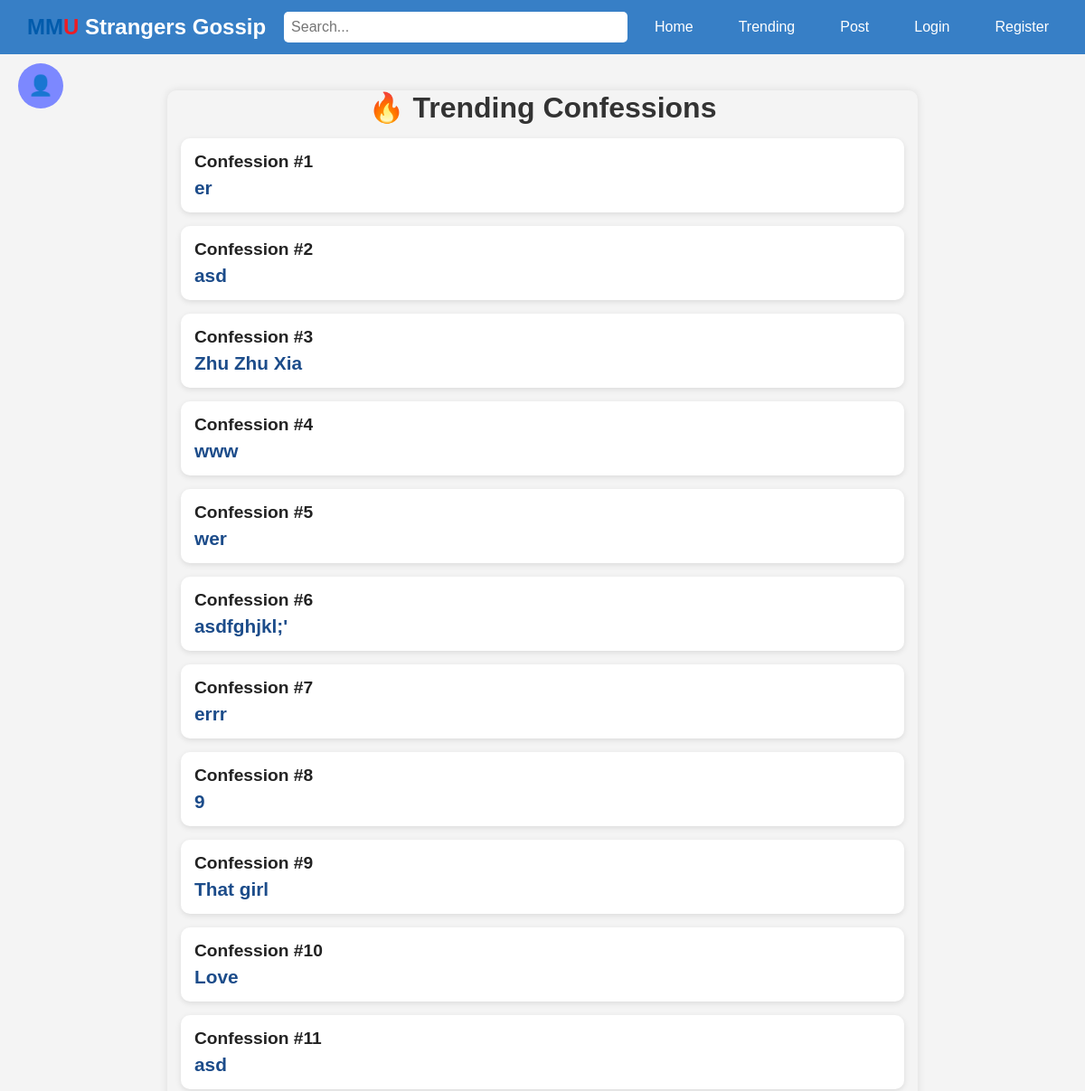
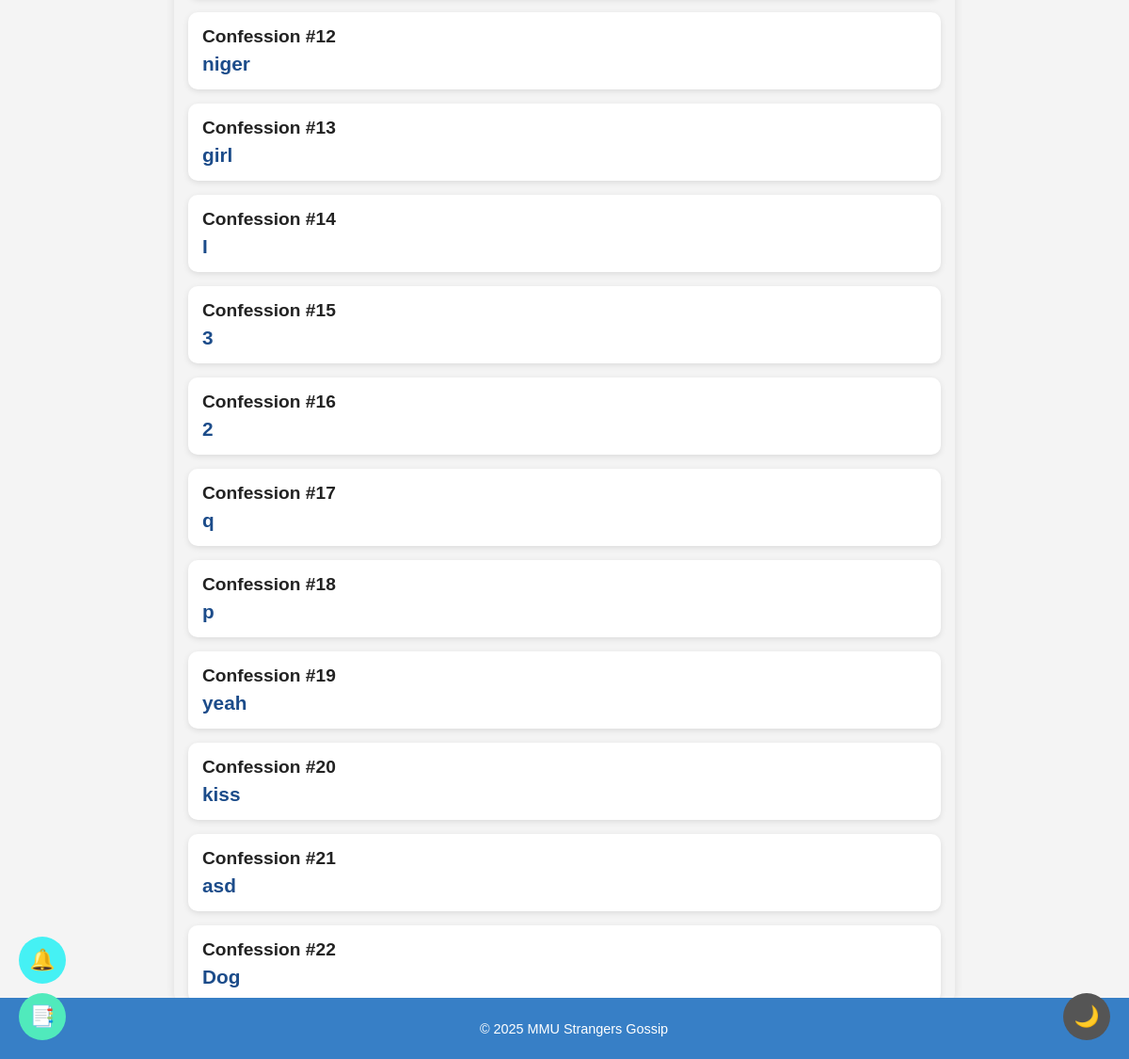
The page /trending/ on the database its author committed (2 pictures, top to bottom).
### confession/models.py (models this page shows, shortened)
class Post(models.Model):
    title = models.CharField(max_length=255)
    content = models.TextField(blank=False)
    created_at = models.DateTimeField(auto_now_add=True)
    user = models.ForeignKey(User, on_delete=models.SET_NULL, null=True, blank=True)
    update_at = models.DateTimeField(auto_now=True)
    likes_count = models.IntegerField(default=0)
    saved_count = models.IntegerField(default=0)
    report = GenericRelation('Report', related_query_name='post')
    views = models.PositiveIntegerField(default=0)
    session_key = models.CharField(max_length=40, default='anonymous_default_key')

### confession/views.py (the view)
# urls.py: path('trending/', views.trending_view, name='trending'),
def trending_view(request):
    trending_posts = Post.objects.annotate(
        like_count=Count('likes')
    ).order_by('-like_count', '-created_at')[:50]
    return render(request, 'confession/trending.html', {'trending_posts': trending_posts})

### confession/templates/confession/trending.html (shortened to what this page needs)
{% load static %}
<!DOCTYPE html>
<html lang="en">
<head>
  <link rel="stylesheet" href="{% static 'css/styles.css' %}" />
</head>
<body>
  <div class="top-nav">
    <div class="logo">
      <a href="{% url 'index' %}">
        <span style="color:#005BAC;">M</span><span style="color:#005BAC;">M</span><span style="color:#ED1C24;">U</span> Strangers Gossip
      </a>
    </div>
    <form method="GET" action="{% url 'search' %}" class="search-container">
    </form>
    <div class="nav-links">
      <a href="{% url 'index' %}">Home</a>
      <a href="{% url 'trending' %}">Trending</a>
      <a href="{% url 'post_confession' %}">Post</a>
      {% if user.is_authenticated %}
        <a href="{% url 'logout' %}">Logout</a>
      {% else %}
        <a href="{% url 'login' %}">Login</a>
        <a href="{% url 'register' %}">Register</a>
      {% endif %}
    </div>
  </div>
  {% include 'confession/navbar.html' %}
  <div class="container">
    <h2 class="page-title">🔥 Trending Confessions</h2>
    {% for post in trending_posts %}
      <a href="{% url 'full_post' post.id %}" style="text-decoration: none; color: inherit;">
        <div class="post-card">
          <div style="text-align: left;">
            <p>Confession #{{ forloop.counter }}</p>
            <h3>{{ post.title }}</h3>
          </div>
        </div>
      </a>
    {% empty %}
      <p>No trending posts found.</p>
    {% endfor %}
  </div>
  {% include 'confession/floating_buttons.html' %}
  {% include 'confession/footer.html' %}
</body>
</html>

### confession/templates/confession/navbar.html (shortened to what this page needs)
<div class="top-nav">
  <div class="logo">
    <a href="{% url 'index' %}">
      <span style="color:#005BAC;">M</span><span style="color:#005BAC;">M</span><span style="color:#ED1C24;">U</span> Strangers Gossip
    </a>
  </div>
  <form method="GET" action="{% url 'search' %}" class="search-container">
    <input type="text" name="q" placeholder="Search..." required>
  </form>
  <div class="nav-links">
    <a href="{% url 'index' %}">Home</a>
    <a href="{% url 'trending' %}">Trending</a>
    <a href="{% url 'post_confession' %}">Post</a>
    {% if user.is_authenticated %}
      <a href="{% url 'logout' %}">Logout</a>
    {% else %}
      <a href="{% url 'login' %}">Login</a>
      <a href="{% url 'register' %}">Register</a>
    {% endif %}
  </div>
</div>

### confession/templates/confession/floating_buttons.html (shortened to what this page needs)
<button class="floating-btn" id="themeToggle">🌙</button>
<button class="floating-btn" id="notifBtn" onclick="location.href='{% url 'get_notifications' %}'">🔔</button>
<button class="floating-btn" id="bookmarkBtn" onclick="location.href='{% url 'bookmark_page' %}'">📑</button>
<button class="floating-btn" id="profileBtn" onclick="location.href='{% url 'profile' %}'">👤</button>

### confession/templates/confession/footer.html
<footer>
  <p>© 2025 MMU Strangers Gossip</p>
</footer>

### confession/static/css/styles.css (style rules this page uses)
body { margin: 0; padding: 0; font-family: Arial, sans-serif; background-color: #f4f4f4; color: #333; transition: background-color 0.3s, color 0.3s; }
.top-nav { display: flex; justify-content: space-between; align-items: center; background-color: #377FC6; padding: 10px 20px !important; position: fixed; width: 100%; top: 0; z-index: 1000; box-sizing: border-box; height: 60px !important; flex-wrap: wrap; }
.logo a { font-size: 1.5rem; font-weight: bold; color: white; text-decoration: none; padding: 5px 10px; line-height: 1.2; }
.search-container { flex-grow: 1; margin: 0 15px; max-width: 500px; }
.search-container input { width: 100%; padding: 8px; font-size: 1rem; border-radius: 5px; border: none; background-color: white; color: black; }
.nav-links { display: flex; gap: 10px; align-items: center; }
.nav-links a { color: white; text-decoration: none; font-size: 1rem; padding: 5px 10px; }
.container { max-width: 800px; margin: 100px auto 40px; padding: 20px; background: white; text-align: center; border-radius: 10px; box-shadow: 0 0 10px rgba(0,0,0,0.1); }
.container h1, .container h2 { font-size: 2rem; font-weight: bold; margin-bottom: 10px; }
.post-card { background-color: white; border-radius: 10px; box-shadow: 0 2px 6px rgba(0, 0, 0, 0.1); padding: 20px; margin-bottom: 20px; transition: transform 0.3s, background-color 0.3s; }
.post-card h2, .post-card h3 { color: #1c4c8a; margin: 0 0 10px; }
.post-card p { color: #444; }
button, .btn { padding: 8px 14px; border: none; border-radius: 6px; font-size: 1rem; cursor: pointer; background-color: #377FC6; color: white; transition: background-color 0.2s ease; }
footer { background-color: #377FC6; color: white; padding: 10px; text-align: center; font-size: 0.9rem; position: relative; bottom: 0; width: 100%; }
textarea, input[type="text"], input[type="password"], input[type="email"] { font-size: 1rem; padding: 8px; border-radius: 5px; border: 1px solid #ccc; width: 100%; box-sizing: border-box; }

### confession/templates/confession/trending.html (style rules this page uses)
body { font-family: Arial, sans-serif; margin: 0; padding: 0; background-color: #f4f4f4; color: #333; transition: background-color 0.3s, color 0.3s; }
.top-nav { display: flex; justify-content: space-between; background-color: #377FC6; padding: 10px 20px; position: fixed; width: 100%; top: 0; z-index: 10; box-sizing: border-box; flex-wrap: wrap; }
.logo a { color: white; text-decoration: none; font-size: 1.5rem; font-weight: bold; padding: 5px 10px; }
.search-container { flex-grow: 1; margin: 0 10px; }
.search-container input { width: 100%; padding: 8px; font-size: 1rem; border-radius: 5px; border: none; background-color: white; color: #000; }
.nav-links { display: flex; align-items: center; }
.nav-links a { color: white; text-decoration: none; margin: 0 10px; font-size: 1rem; padding: 5px 10px; }
.container { max-width: 800px; margin: 100px auto 60px; padding: 0 15px; background-color: transparent; }
.page-title { font-size: 2.5rem; font-weight: bold; margin-bottom: 20px; color: inherit; }
.post-card { background-color: #ffffff; color: #000000; padding: 15px; margin: 15px 0; border-radius: 10px; box-shadow: 0 2px 6px rgba(0,0,0,0.1); transition: all 0.3s; cursor: pointer; }
.post-card h3 { color: #1c4c8a; font-size: 1.3rem; margin: 6px 0 0; }
.post-card p { margin: 0; font-weight: bold; font-size: 1.2rem; color: #222; }
footer { background-color: #377FC6; color: white; padding: 10px; text-align: center; position: fixed; bottom: 0; width: 100%; }

### confession/templates/confession/floating_buttons.html (style rules this page uses)
.floating-btn { position: fixed; width: 50px; height: 50px; border-radius: 50%; font-size: 22px; cursor: pointer; z-index: 999; display: flex; justify-content: center; align-items: center; transition: all 0.3s ease; border: none; }
#themeToggle { bottom: 20px; right: 20px; background-color: #555; color: white; }
#bookmarkBtn { bottom: 20px; left: 20px; background-color: #50eabc; color: white; }
#notifBtn { bottom: 80px; left: 20px; background-color: #45f1f4; color: white; }
#profileBtn { top: 70px; left: 20px; background-color: #7c88ff; color: white; }

### rows shown on the page
Post: title "er"
Post: title "asd"
Post: title "Zhu Zhu Xia"
Post: title "www"
Post: title "wer"
Post: title "asdfghjkl;'"
Post: title "errr"
Post: title "9"
Post: title "That girl"
Post: title "Love"
Post: title "asd"
Post: title "niger"
Post: title "girl"
Post: title "I"
Post: title "3"
Post: title "2"
Post: title "q"
Post: title "p"
Post: title "yeah"
Post: title "kiss"
Post: title "asd"
Post: title "Dog"
